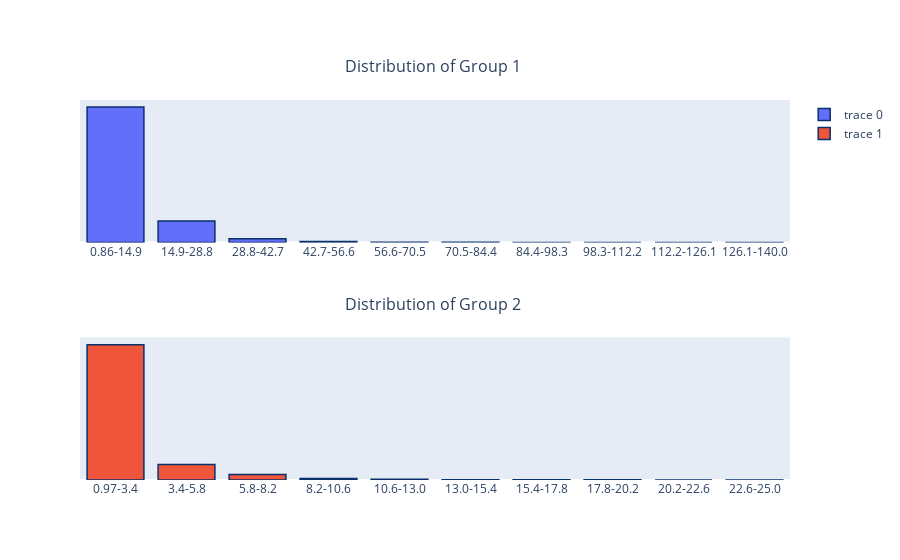

Here is the notebook cell this chart was saved with:
### Markdown cell above
#### After how many different books does a user turn into a subscriber?

### Code cell
# creating copies of our group data
q8_g1 = group_1.copy()
q8_g2 = group_2.copy()
q8_combined = combined.copy()

# creating a function to output the number of differnt books a user reads before commiting to a subscription
def num_books(df):
    df_subs = df[df["purchase_at"] == 1]
    users = pd.DataFrame(df_subs["user_id"].unique())

    user_book_count = {}

    for user in users.values:
        user_data = df_subs[df_subs["user_id"] == user[0]]

        num_books = user_data["book_id"].nunique()

        user_book_count[user[0]] = num_books

    df_final = pd.DataFrame.from_dict(user_book_count, orient ='index')
    df_final.columns = ["num_books"]
    
    df_final = pd.DataFrame(df_final["num_books"].value_counts(bins = 10).sort_index())
    df_final.columns = ["num_books"]
    
    new_index = [str(round(float(str(index).split(",")[0][1:]), 2))+"-"
             + str(round(float(str(index).split(",")[1].strip().rstrip("]")), 2))
          for index in df_final.index]
    
    df_final.index = new_index
    
    return df_final

# gathering the data =
num_books_q8_g1 = num_books(q8_g1)
num_books_q8_g2 = num_books(q8_g2)
num_books_combined = num_books(q8_combined)

# graphing the data
grapher_2(num_books_q8_g1, num_books_q8_g2, "num_books")

### Figure 1 — Plotly figure (JSON) as saved in the notebook; plotly's stock layout.template omitted (floating-point values rounded to 4 significant figures)
{"data": [{"marker": {"line": {"color": "rgb(8,48,107)", "width": 1.5}}, "type": "bar", "x": ["0.86-14.9", "14.9-28.8", "28.8-42.7", "42.7-56.6", "56.6-70.5", "70.5-84.4", "84.4-98.3", "98.3-112.2", "112.2-126.1", "126.1-140.0"], "xaxis": "x", "y": [4229, 675, 116, 33, 11, 6, 2, 0, 0, 3], "yaxis": "y"}, {"marker": {"line": {"color": "rgb(8,48,107)", "width": 1.5}}, "type": "bar", "x": ["0.97-3.4", "3.4-5.8", "5.8-8.2", "8.2-10.6", "10.6-13.0", "13.0-15.4", "15.4-17.8", "17.8-20.2", "20.2-22.6", "22.6-25.0"], "xaxis": "x2", "y": [1232, 141, 49, 13, 7, 3, 3, 2, 0, 1], "yaxis": "y2"}], "layout": {"annotations": [{"font": {"size": 16}, "showarrow": false, "text": "Distribution of Group 1 <br> ", "x": 0.5, "xanchor": "center", "xref": "paper", "y": 1, "yanchor": "bottom", "yref": "paper"}, {"font": {"size": 16}, "showarrow": false, "text": "Distribution of Group 2 <br> ", "x": 0.5, "xanchor": "center", "xref": "paper", "y": 0.375, "yanchor": "bottom", "yref": "paper"}], "xaxis": {"anchor": "y", "domain": [0, 1]}, "xaxis2": {"anchor": "y2", "domain": [0, 1]}, "yaxis": {"anchor": "x", "domain": [0.625, 1], "showgrid": false, "showticklabels": false}, "yaxis2": {"anchor": "x2", "domain": [0, 0.375], "showgrid": false, "showticklabels": false}}}
